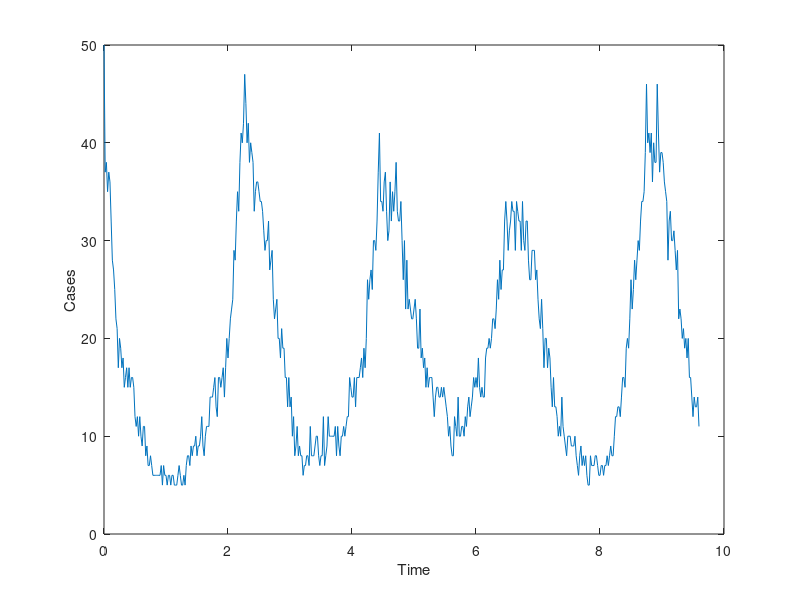
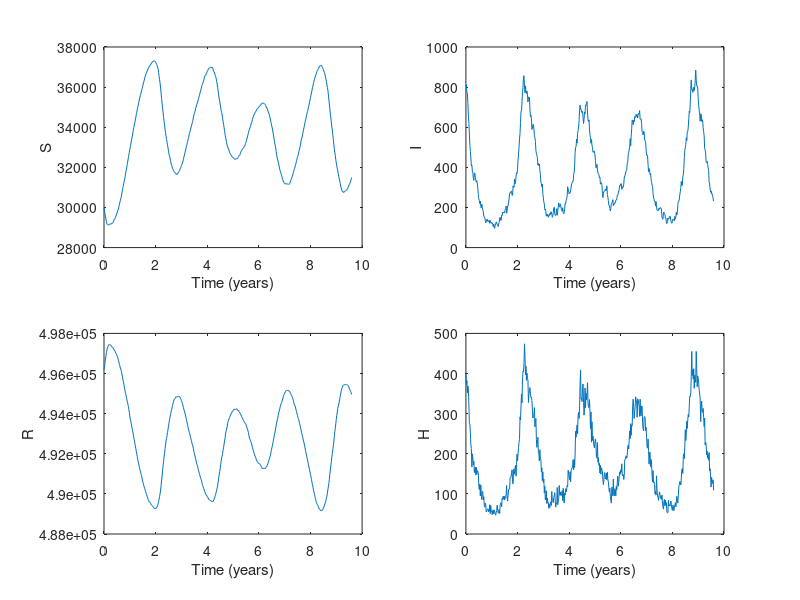
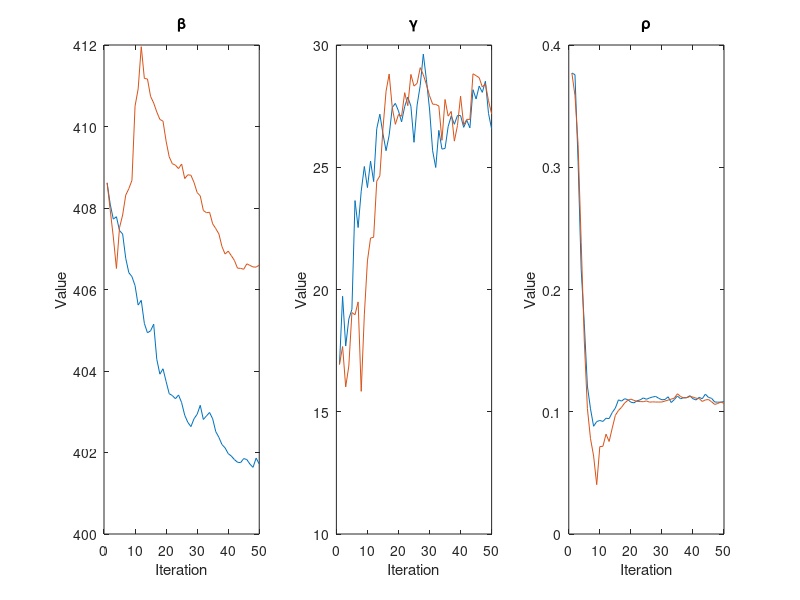
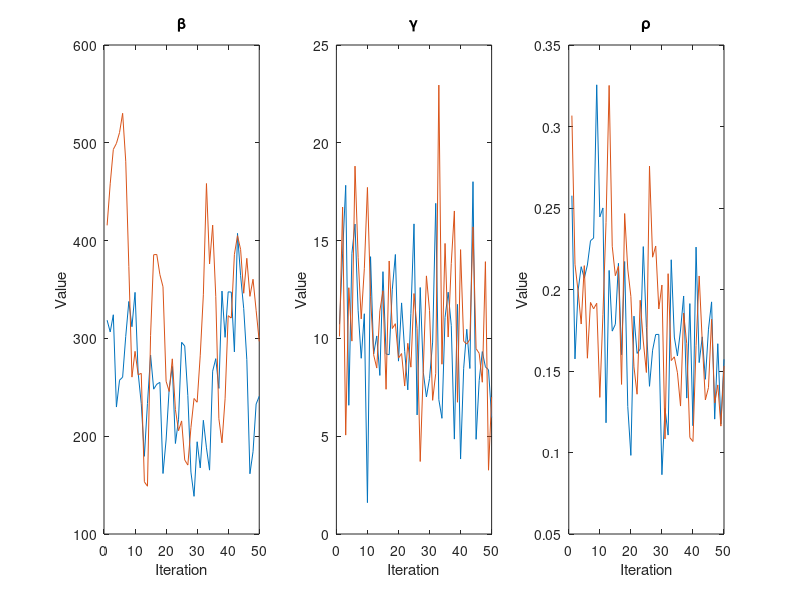

MATLAB code for these plots, in order:
%% Plot data
Y_data = dlmread('cases.txt');
X_data = dlmread('X_process.txt');
time = 0:1/52:1/52*500;
time = time(1:500);

% plot Y process
figure
plot(time, Y_data)
xlabel('Time')
ylabel('Cases')

% Plot X process
figure
subplot(2,2,1)
plot(time, X_data(:,1))
ylabel('S')
xlabel('Time (years)')
subplot(2,2,2)
plot(time,X_data(:,2))
ylabel('I')
xlabel('Time (years)')
subplot(2,2,3)
plot(time,X_data(:,3))
ylabel('R')
xlabel('Time (years)')
subplot(2,2,4)
plot(time,X_data(:,4))
ylabel('H')
xlabel('Time (years)')
%% plot parameter estiamtions 
data_IF1 = dlmread('data_IF1.txt');
data_IF2 = dlmread('data_IF2.txt');
data_AIF = dlmread('data_AIF.txt');
K = 2;
start_ind = 1:3:K*3;

% [beta gamma rho]
% IF1
figure
subplot(131)
plot(data_IF1(:,start_ind))
hold on
%plot(theta_ture, 'k--')
title('\beta')
xlabel('Iteration')
ylabel('Value')
subplot(132)
plot(data_IF1(:,start_ind+1))
hold on
%plot(theta_ture, 'k--')
xlabel('Iteration')
ylabel('Value')
title('\gamma')
subplot(133)
plot(normcdf(data_IF1(:,start_ind+2)))
hold on
%plot(theta_ture, 'k--')
title('\rho')
xlabel('Iteration')
ylabel('Value')


% IF2
figure
subplot(131)
plot(data_IF2(:,start_ind))
hold on
%plot(theta_ture, 'k--')
xlabel('Iteration')
ylabel('Value')
title('\beta')
subplot(132)
plot(data_IF2(:,start_ind+1))
hold on
%plot(theta_ture, 'k--')
xlabel('Iteration')
ylabel('Value')
title('\gamma')
subplot(133)
plot(normcdf(data_IF2(:,start_ind+2)))
hold on
%plot(theta_ture, 'k--')
xlabel('Iteration')
ylabel('Value')
title('\rho')




% AIF
figure
subplot(131)
plot(data_AIF(1:50,start_ind))
hold on
%plot(theta_ture_a, 'k--')
xlabel('Iteration')
ylabel('Value')
title('\beta')
subplot(132)
plot(data_AIF(1:50,start_ind+1))
hold on
%plot(theta_ture_a, 'k--')
xlabel('Iteration')
ylabel('Value')
title('\gamma')
subplot(133)
plot(normcdf(data_AIF(1:50,start_ind+2)))
hold on
%plot(theta_ture_a, 'k--')
xlabel('Iteration')
ylabel('Value')
title('\rho')



